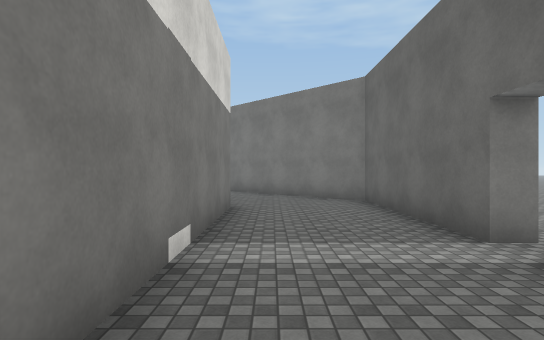
View 1 (above)

16 first-person views from a walk through a Unity game level. The camera is 1.5 m above the floor, looks level and sees 80° across. Doors are open. The floor is counted in squares, 2 m on a side. Each view is taken from the middle of a square. On the plan, view 1 faces up. The plan holds only what a view shows up to about 11 squares ahead; the rest is blank. The place goes on beyond the plan. The player is left out. Surface patterns are stand-ins for the level's own textures.

View 2
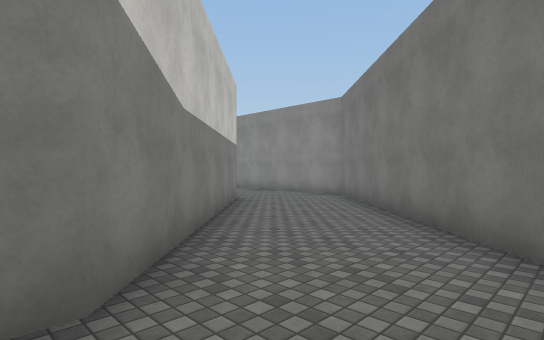

View 3
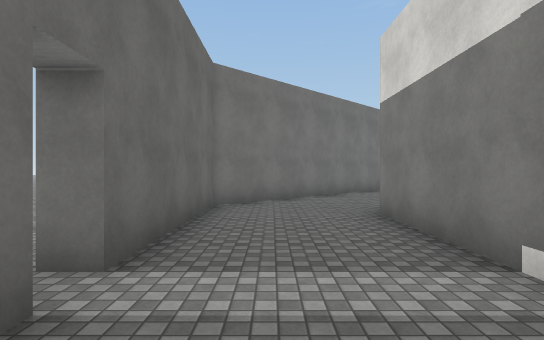

View 4
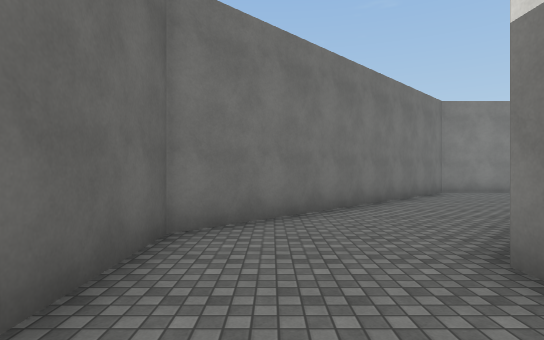

View 5
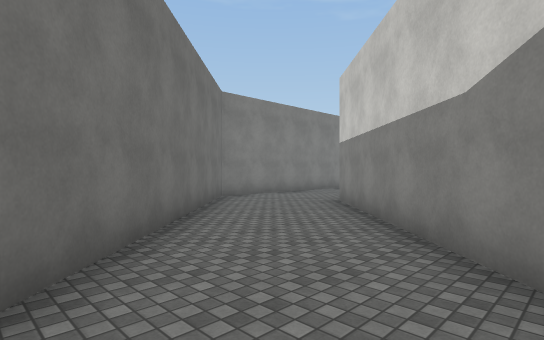

View 6
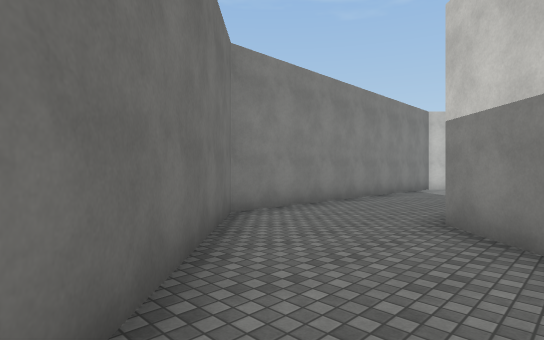

View 7
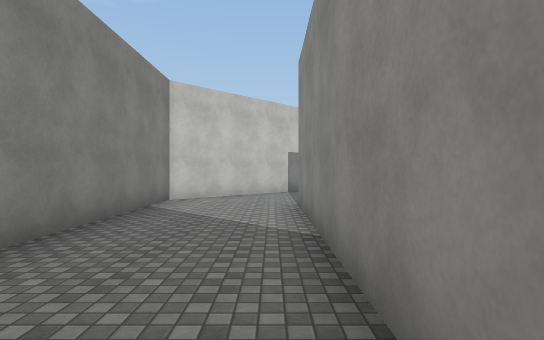

View 8
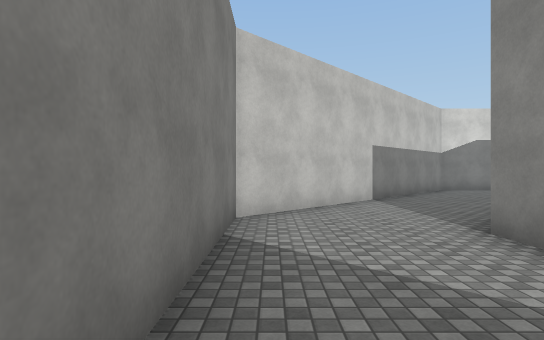

View 9
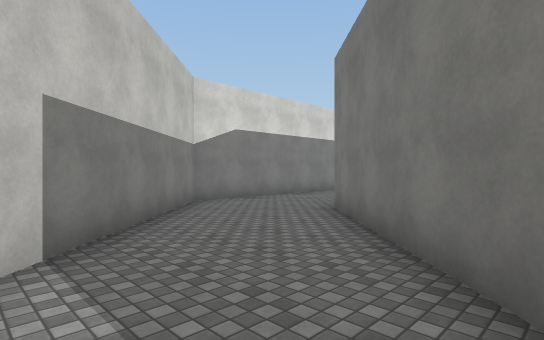

View 10
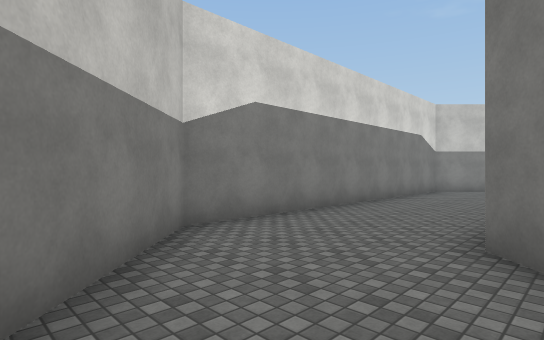

View 11
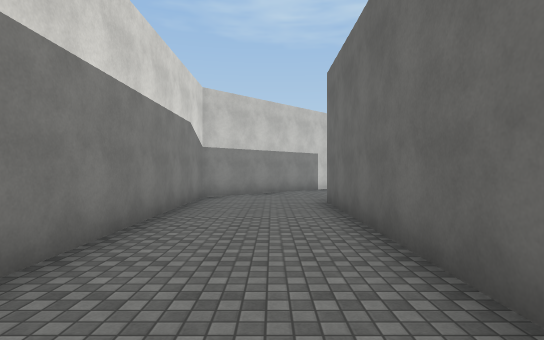

View 12
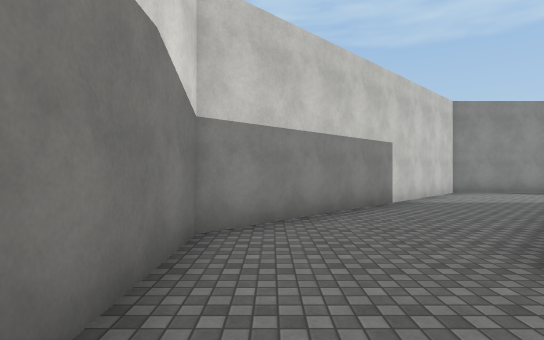

View 13
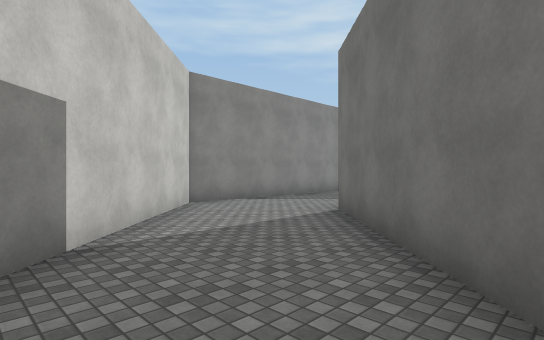

View 14
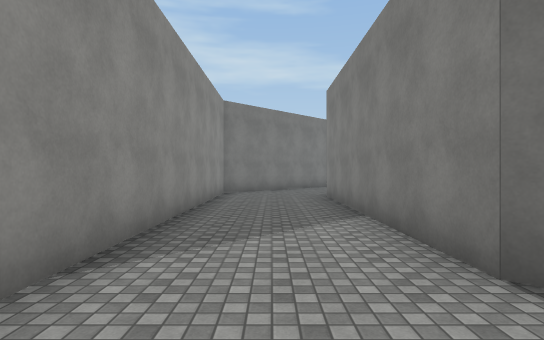

View 15
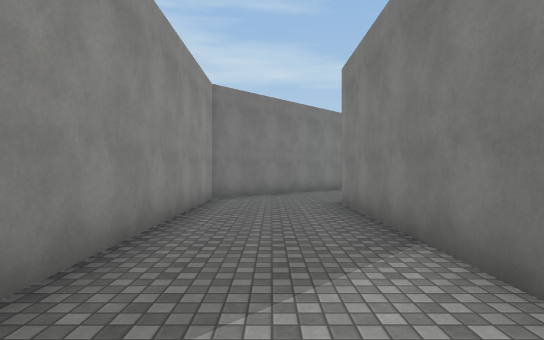

View 16
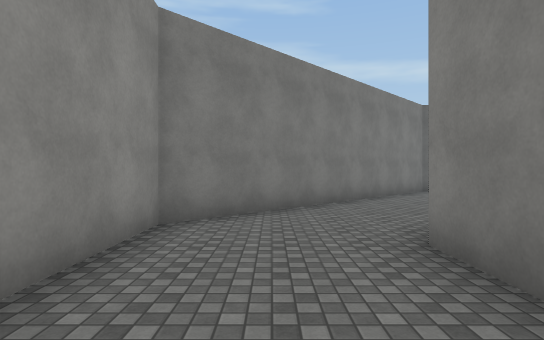

### Floor plan
Points are (right, up) in squares from view 1. A wall is a line through its corners. A room is listed if a view was taken in it or the views show most of it. See-through windows are left out.
Room 1 (views 1, 2, 3, 4, 5, 6, 7, 8, 9, 10, 11, 12, 13, 14, 15, 16)
walls: (-17.7, 0.5) (-17.7, 6.5); (-16.1, 8.1) (-12.8, 11.4) (-5.8, 11.4) (-0.8, 6.5) (-0.8, -0.5); (-14.2, -4.1) (-17.8, -0.4); (-6.6, -5.4) (-12.9, -5.4); (-1.5, -1.2) (-5.8, -5.5); (2.8, 3.3) (2.2, 3.3) (2.2, 7.8) (-4.5, 14.6) (-14.1, 14.6) (-20.9, 7.8) (-20.9, -1.8) (-14.1, -8.6) (-4.5, -8.6) (2.2, -1.8) (2.2, 2.6) (2.8, 2.6)
ways out: open door at (3, 3)

Where each view was taken, in squares from view 1:
view 1: 0 up, 0 right, facing up
view 2: 6 up, 1 right, facing up-left
view 3: 5 up, 1 right, facing down
view 4: 2 up, 1 right, facing down
view 5: 1 down, 1 right, facing down-left
view 6: 4 down, 1 left, facing down-left
view 7: 6 down, 6 left, facing left
view 8: 8 down, 9 left, facing left
view 9: 6 down, 14 left, facing up-left
view 10: 4 down, 17 left, facing up-left
view 11: 1 down, 19 left, facing up
view 12: 4 up, 20 left, facing up
view 13: 8 up, 18 left, facing up-right
view 14: 13 up, 15 left, facing right
view 15: 13 up, 13 left, facing right
view 16: 13 up, 9 left, facing right
